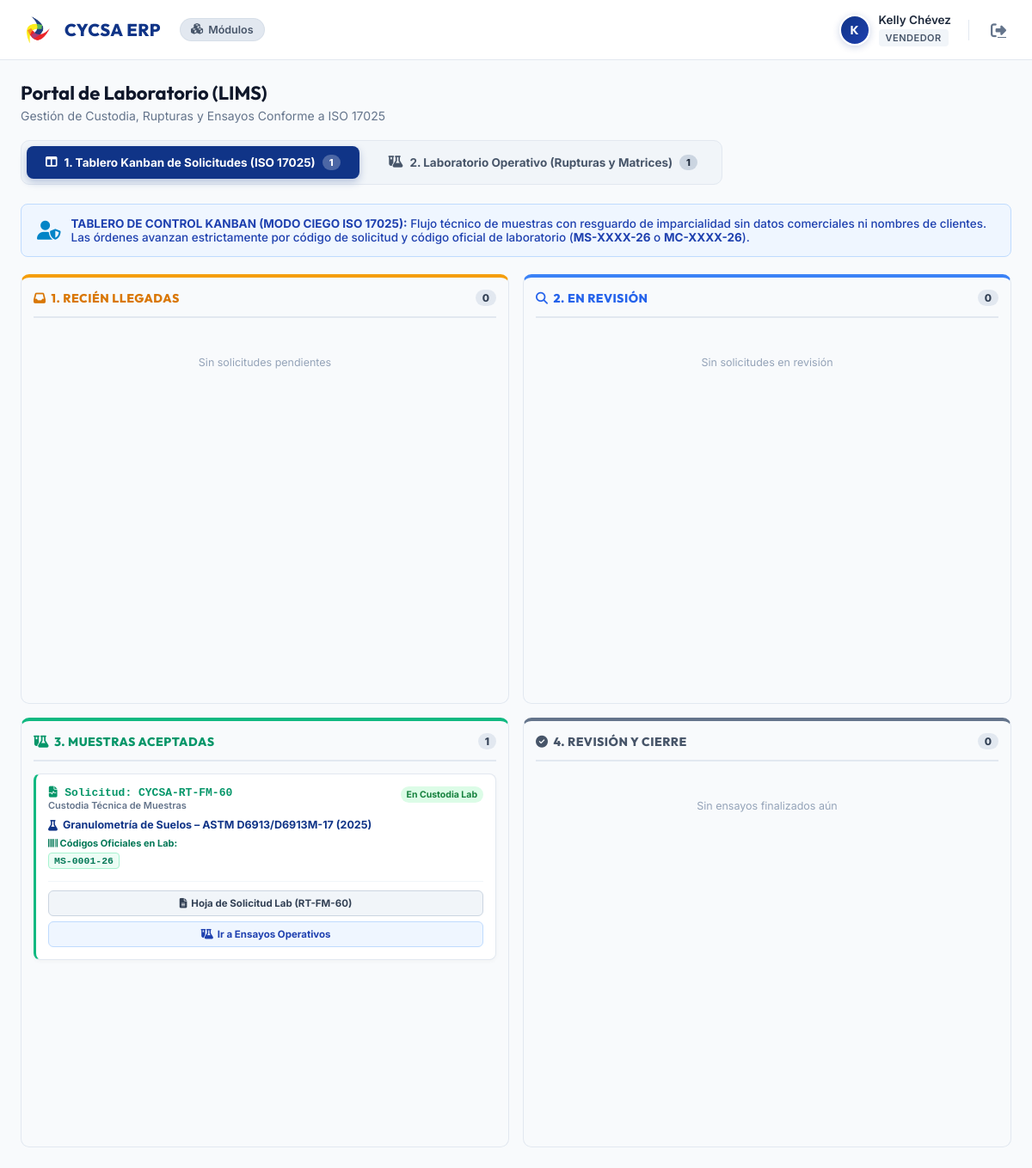
Page /publico/laboratorio (signed in) on the committed database.
### tables this page shows
CREATE TABLE `ordenes_servicio` (
  `id` int(11) NOT NULL AUTO_INCREMENT,
  `codigo_os` varchar(50) NOT NULL,
  `id_cotizacion` int(11) NOT NULL,
  `id_cliente` int(11) DEFAULT NULL,
  `elaborado_por` varchar(150) DEFAULT NULL,
  `tipo_contrato` varchar(50) DEFAULT 'Puntual',
  `fecha_emision` date NOT NULL,
  `atencion_a` varchar(150) DEFAULT NULL,
  `nombre_proyecto` varchar(255) DEFAULT NULL,
  `forma_pago` varchar(100) DEFAULT 'Pago contra entrega',
  `notas_condiciones` text DEFAULT NULL,
  `contactos_json` text DEFAULT NULL,
  `estado` varchar(100) DEFAULT 'Estado 1: Recepcion',
  `created_at` timestamp NOT NULL DEFAULT current_timestamp(),
  `fecha_muestreo` date DEFAULT NULL,
  `hora_muestreo` time DEFAULT NULL,
  `tecnico_muestreo` varchar(150) DEFAULT NULL,
  `vehiculo_muestreo` varchar(100) DEFAULT NULL,
  `motivo_observacion` text DEFAULT NULL,
  `notas_supervisor` text DEFAULT NULL,
  `requiere_muestreo` tinyint(1) DEFAULT NULL,
  `fecha_registro_campo` datetime DEFAULT NULL,
  `horas_espera_requeridas` int(11) NOT NULL DEFAULT 24,
  `hoja_campo_codigo` varchar(100) DEFAULT NULL,
  `hoja_campo_operador` varchar(150) DEFAULT NULL,
  `hoja_campo_notas` text DEFAULT NULL,
  PRIMARY KEY (`id`),
  UNIQUE KEY `codigo_os` (`codigo_os`),
  KEY `id_cotizacion` (`id_cotizacion`),
  CONSTRAINT `ordenes_servicio_ibfk_1` FOREIGN KEY (`id_cotizacion`) REFERENCES `cotizaciones` (`id`) ON DELETE CASCADE
);

CREATE TABLE `cotizacion_detalles` (
  `id` int(11) NOT NULL AUTO_INCREMENT,
  `id_cotizacion` int(11) NOT NULL,
  `id_producto` int(11) DEFAULT NULL,
  `descripcion_ensayo` varchar(255) NOT NULL,
  `condiciones_muestra` text DEFAULT NULL,
  `procedimiento` varchar(255) DEFAULT NULL,
  `unidad_medida` varchar(50) DEFAULT 'Unidad',
  `codigo_servicio` varchar(100) DEFAULT NULL,
  `norma_astm` varchar(150) DEFAULT NULL,
  `formato_reporte` varchar(150) DEFAULT NULL,
  `observaciones` varchar(255) DEFAULT NULL,
  `descripcion_adicional` text DEFAULT NULL,
  `resultados_json` text DEFAULT NULL,
  `cantidad` decimal(10,2) NOT NULL DEFAULT 1.00,
  `precio_unitario` decimal(12,2) NOT NULL DEFAULT 0.00,
  `subtotal` decimal(12,2) NOT NULL DEFAULT 0.00,
  PRIMARY KEY (`id`),
  KEY `id_cotizacion` (`id_cotizacion`),
  KEY `fk_detalles_productos` (`id_producto`),
  CONSTRAINT `cotizacion_detalles_ibfk_1` FOREIGN KEY (`id_cotizacion`) REFERENCES `cotizaciones` (`id`) ON DELETE CASCADE ON UPDATE CASCADE,
  CONSTRAINT `fk_detalles_productos` FOREIGN KEY (`id_producto`) REFERENCES `productos` (`id`) ON DELETE SET NULL
);

CREATE TABLE `lotes_muestras` (
  `id` int(11) NOT NULL AUTO_INCREMENT,
  `id_recepcion` int(11) NOT NULL,
  `nombre_lote` varchar(150) NOT NULL,
  `diseno_resistencia` varchar(100) DEFAULT NULL,
  `fecha_moldeo` date NOT NULL,
  `revenimiento_in` decimal(5,2) DEFAULT NULL,
  `revenimiento_cm` decimal(5,2) DEFAULT NULL,
  `temperatura_c` decimal(4,1) DEFAULT NULL,
  `procedimiento_muestreo` varchar(100) DEFAULT NULL,
  PRIMARY KEY (`id`),
  KEY `id_recepcion` (`id_recepcion`),
  CONSTRAINT `lotes_muestras_ibfk_1` FOREIGN KEY (`id_recepcion`) REFERENCES `recepcion_muestras` (`id`) ON DELETE CASCADE
);

CREATE TABLE `recepcion_muestras` (
  `id` int(11) NOT NULL AUTO_INCREMENT,
  `id_os` int(11) NOT NULL,
  `correlativo_anual` int(11) NOT NULL,
  `anio` int(11) NOT NULL,
  `tipo_muestra` enum('Campo','Laboratorio') NOT NULL DEFAULT 'Laboratorio',
  `codigo_muestra` varchar(50) NOT NULL,
  `id_cilindro` varchar(100) DEFAULT NULL,
  `is_qa_qc` tinyint(1) NOT NULL DEFAULT 0,
  `replica_codigo` varchar(20) DEFAULT NULL,
  `is_sealed` tinyint(1) NOT NULL DEFAULT 1,
  `codigo_campo` varchar(50) NOT NULL,
  `fecha_recepcion` datetime NOT NULL,
  `recibido_por` int(11) NOT NULL,
  `entregado_por` varchar(150) DEFAULT NULL,
  `observaciones` text DEFAULT NULL,
  `estado` enum('Registrado','En Laboratorio','Finalizado') DEFAULT 'Registrado',
  PRIMARY KEY (`id`),
  UNIQUE KEY `codigo_muestra` (`codigo_muestra`),
  KEY `id_os` (`id_os`),
  KEY `recibido_por` (`recibido_por`),
  CONSTRAINT `recepcion_muestras_ibfk_1` FOREIGN KEY (`id_os`) REFERENCES `ordenes_servicio` (`id`) ON DELETE CASCADE,
  CONSTRAINT `recepcion_muestras_ibfk_2` FOREIGN KEY (`recibido_por`) REFERENCES `usuarios` (`id`)
);

### app/Modulos/Operaciones/Vistas/laboratorio_dashboard.php (the view, shortened to what the rows shown need)
<?php
$tabActiva = $_GET['tab'] ?? 'kanban';
?>
<div class="header-flex" style="margin-bottom: 20px; display: flex; justify-content: space-between; align-items: center; flex-wrap: wrap; gap: 15px;">
    <div>
        <h2 style="margin: 0; color: #0f172a; font-family: 'Outfit', sans-serif; font-size: 22px; font-weight: 700;">Portal de Laboratorio (LIMS)</h2>
    </div>
</div>
<?php if ($tabActiva === 'kanban'): ?>
    <div class="kanban-board">
        <div class="kanban-column col-aceptadas">
            <div class="kanban-cards-list">
                <?php foreach (($kanban['aceptadas_lab'] ?? []) as $sol): ?>
                    <div class="kanban-card" style="border-left: 3px solid #10b981;">
                        <div class="kanban-card-top">
                            <div>
                                <div class="kanban-card-os" style="color:#059669; font-weight:800; font-size:13px;">
                                    <i class="fa-solid fa-file-waveform"></i> Solicitud: <?= htmlspecialchars($sol['hoja_codigo'] ?: 'CYCSA-RT-FM-60') ?>
                                </div>
                                <div class="kanban-card-doc">Custodia Técnica de Muestras</div>
                            </div>
                            <span style="font-size: 10.5px; font-weight:700; background:#dcfce7; color:#15803d; padding:3px 7px; border-radius:12px;">En Custodia Lab</span>
                        </div>
                        <div style="font-size: 12.5px; margin: 6px 0;">
                            <div style="font-weight:700; color:#103487; display:flex; align-items:flex-start; gap:6px;">
                                <i class="fa-solid fa-flask" style="color:var(--cycsa-azul); margin-top:3px;"></i>
                                <span><?= htmlspecialchars($sol['ensayos'][0]['descripcion_ensayo'] ?? 'Ensayo Técnico') ?></span>
                            </div>
                        </div>
                        <div style="font-size: 11.5px; margin: 6px 0;">
                            <span style="color:#047857; font-weight:700; font-size:11px;"><i class="fa-solid fa-barcode"></i> Códigos Oficiales en Lab:</span>
                            <div style="margin-top: 2px;">
                                <?php if (!empty($sol['muestras_ingresadas'])): ?>
                                    <?php foreach ($sol['muestras_ingresadas'] as $mi): ?>
                                        <span class="tag-muestra-lab" title="Campo: <?= htmlspecialchars($mi['codigo_campo']) ?>">
                                            <?= htmlspecialchars($mi['codigo_muestra']) ?>
                                        </span>
                                    <?php endforeach; ?>
                                <?php else: ?>
                                    <span class="tag-muestra-lab">MS-0001-26</span>
                                <?php endif; ?>
                            </div>
                        </div>
                        <div class="kanban-card-actions" style="display:flex; flex-direction:column; gap:6px;">
                            <a href="/Cycsa/publico/laboratorio/imprimir-solicitud?id_os=<?= $sol['id_os'] ?>" target="_blank" class="btn-accion btn-secondary-lab" style="width: 100%; justify-content: center; font-weight: 700; font-size:11.5px;" title="Ver e Imprimir Hoja de Solicitud ISO 17025 (CYCSA-RT-FM-60)">
                                <i class="fa-solid fa-file-lines"></i> Hoja de Solicitud Lab (RT-FM-60)
                            </a>
                            <a href="/Cycsa/publico/laboratorio?tab=operativo" class="btn-accion btn-os" style="width: 100%; justify-content: center; font-weight: 700; font-size:11.5px;" title="Ir a Laboratorio Operativo para rupturas y matrices">
                                <i class="fa-solid fa-flask-vial"></i> Ir a Ensayos Operativos
                            </a>
                        </div>
                    </div>
                <?php endforeach; ?>
            </div>
        </div>
    </div>
<?php endif; ?>

### rows in the picture
ordenes_servicio: hoja_codigo "CYCSA-RT-FM-60"
cotizacion_detalles: descripcion_ensayo "Granulometría de Suelos – ASTM D6913/D6913M-17 (2025)"
lotes_muestras: id_recepcion.codigo_muestra "MS-0001-26"

### other values in the picture
substr($_SESSION['usuario_nombre'] ?? 'U', 0, 1) "K"
$_SESSION['usuario_nombre'] "Kelly Chévez"
$totalKanban "1"
count($muestras ?? []) "1"
count($kanban['recien_llegadas'] ?? []) "0"
count($kanban['en_revision'] ?? []) "0"
count($kanban['aceptadas_lab'] ?? []) "1"
count($kanban['finalizadas'] ?? []) "0"
